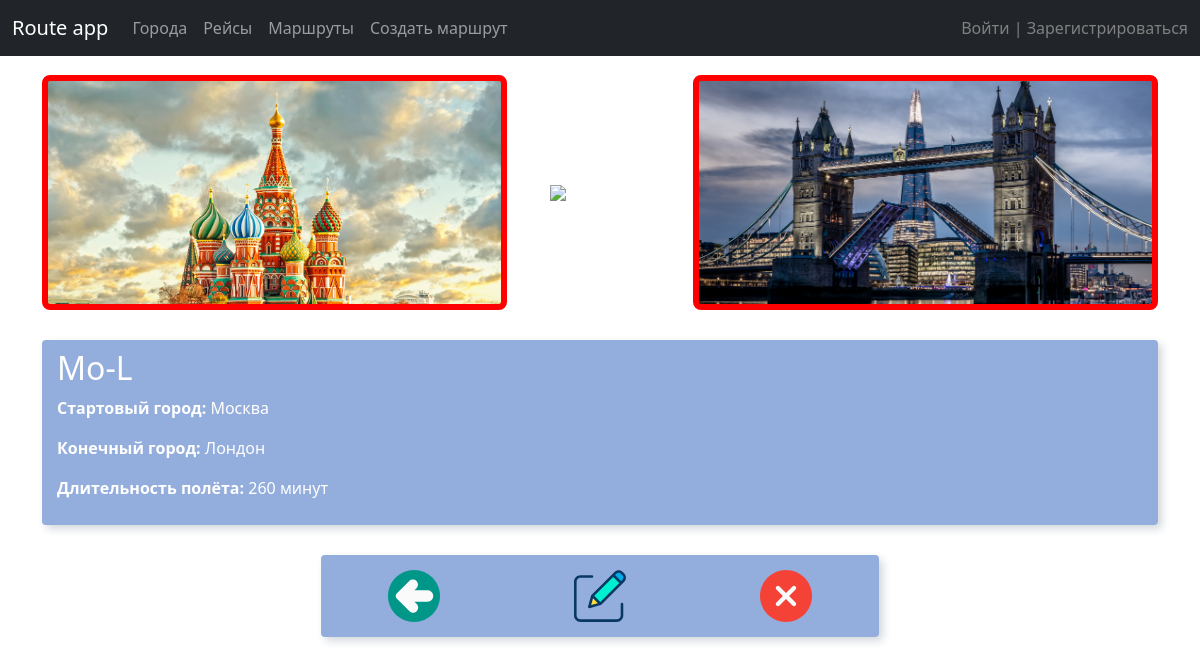
/flight/1/, run on the app's committed database.
### route/models.py (models this page shows, shortened)
class Planes(models.Model):
    plain_code = models.CharField('Код рейса', max_length=20, unique=True)
    plain_start = models.ForeignKey(Cities, related_name="plain_start_set", verbose_name='Место старта', on_delete=models.CASCADE)
    plain_end = models.ForeignKey(Cities, related_name='plain_end_set', verbose_name="Конечная остановка", on_delete=models.CASCADE)
    trip_time = models.PositiveIntegerField('Время в пути')
    class Meta:
        verbose_name = 'Рейс'
        verbose_name_plural = 'Рейсы'

class Cities(models.Model):
    city = models.CharField('Город', max_length=50, unique=True)
    description = models.TextField('Описание города')
    photo = models.ImageField(upload_to='photos')
    class Meta:
        verbose_name = 'Город'
        verbose_name_plural = "Города"
    def __str__(self):
        return self.city

### route/views.py (the view)
# urls.py: path('flight/<int:pk>/', ShowFlight.as_view(), name='flight'),
class ShowFlight(DetailView):
    model = Planes
    context_object_name = 'flight'
    template_name = 'route/flight.html'

### templates/route/flight.html (shortened to what this page needs)
{% extends 'route/base.html' %}
{% load static %}
{% block content %}
<div class="full_screen">
    <div class="container">
        <div class="flight_stuff row">
          <div class="city_start flys col-5" style="background: url('{{ flight.plain_start.photo.url }}'); background-size: cover; padding-top: 20%; position: relative;">
            <div class="area_title">
            </div>
          </div>
          <div class="city_middle col-2" style="display: flex; flex-direction: column; justify-content: center; align-items: center; padding: 0 3px;">
              <img src="{% static 'img/right-arrow.svg' %}"  class='image-animation' style="width: 100px;">
          </div>
          <div class="city_end flys col-5" style="background: url('{{ flight.plain_end.photo.url }}'); background-size: cover; position: relative;">
              <div class="area_title">
            </div>
          </div>
      </div>
        <div class="city_stuff">
    <h2>{{ flight.plain_code }}</h2>
    <p><b>Стартовый город:</b> <a style="color: white; text-decoration: none;" href="{% url 'city' flight.plain_start.pk %}">{{ flight.plain_start }}</a></p>
    <p><b>Конечный город:</b> <a style="color: white; text-decoration: none;" href="{% url 'city' flight.plain_end.pk %}">{{ flight.plain_end }}</a></p>
    <p><b>Длительность полёта:</b> {{ flight.trip_time }} минут</p>
        </div>
        <div class="buttons row col-md-6 col-sm-12" style="margin: 0 auto;">
            <div class="a-wrapper col-4">
                <a href="{% url 'flights'%}" class="btn back"><img src="{% static 'img/left-arrow.svg' %}"></a>
            </div>
            <div class="a-wrapper col-4">
                <a href="{% url 'edit_flight' flight.pk %}" class="btn back col-4"><img src="{% static 'img/edit.svg' %}"></a>
            </div>
            <div class="a-wrapper col-4">
                <a href="{% url 'delete_flight' flight.pk %}" class="btn back col-4 del"><img src="{% static 'img/remove.svg' %}"></a>
            </div>
        </div>
    </div>
</div>
{% endblock %}

### templates/route/base.html (shortened to what this page needs)
<!doctype html>
{% load static %}
{% url 'cities' as cities_url %}
<html lang="en">
  <head>
    <link href="https://cdn.jsdelivr.net/npm/bootstrap@5.0.0-beta2/dist/css/bootstrap.min.css" rel="stylesheet">
      <link rel="stylesheet" href="{% static 'css/main.css' %}">
  </head>
  <body>
  <nav class="navbar navbar-expand-md navbar-dark fixed-top bg-dark">
    <div class="container-fluid">
      <a class="navbar-brand" href="{% url 'main_page' %}">Route app</a>
      <div class="navbar-collapse collapse" id="navbarCollapse">
        <ul class="navbar-nav me-auto mb-2 mb-md-0">
          <li class="nav-item">
            <a class="nav-link {% if request.path == cities_url %} active {% endif %}" href="{% url 'cities' %}">Города</a>
          </li>
                    <li class="nav-item">
            <a class="nav-link" href="{% url 'flights' %}">Рейсы</a>
          </li>
                    <li class="nav-item">
            <a class="nav-link" href="#">Маршруты</a>
                                <li class="nav-item">
            <a class="nav-link" href="#">Создать маршрут</a>
          </li>
          </li>
        </ul>
        <div class="reg">
        <a href="#">Войти</a> | <a href="#">Зарегистрироваться</a>
        </div>
      </div>
    </div>
  </nav>
    {% block content %}
    {% endblock %}
  </body>
</html>

### route/static/css/main.css (style rules this page uses)
.reg, .reg a { text-decoration: none; color: gray; }
.full_screen { width: 100%; height: 100vh; padding-top: 75px; }
.full_screen .city_stuff, .buttons { background: rgba(120, 153, 212, 0.8); border-radius: 4px; backdrop-filter: opacity(.3); margin: 30px auto; padding: 9px 15px; box-shadow: 4px 4px 8px 0px rgba(34, 60, 80, 0.2); color: white; }
.back img { width: 100%; }
.buttons a { width: 52px; height: 52px; padding: 0; margin: 0 auto; border: none; }
.a-wrapper { text-align: center; }
.buttons { padding: 15px 0; }
.flight_stuff img { max-width: 100%; border: 10px; }
.fly, .flys { border: 6px solid red; border-radius: 8px; font-weight: bold; padding: 0; }
.area_title { position: absolute; width: 100%; text-align: center; top: 50%; left: 50%; transform:translate(-50%, -50%); color: white; font-size: 30px; }
.flight_stuff { max-width: 100%; margin: 0; }

### data on the page
Planes: plain_start.photo (picture), plain_end.photo (picture), plain_code "Mo-L", plain_start "Москва", plain_end "Лондон", trip_time "260"
